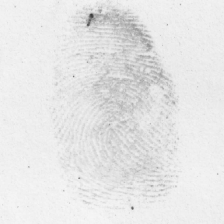
#> input picture data/split/val/FAMILY-45/FATHER/FM045_F2.png, 224 x 224 px; its folder holds only this picture in this run
$ python generate_rectification_eval.py
#> lines starting #> are read from the running program, lines starting #| are printed output that depends on the picture
### generate_rectification_dataset.py
import os
import cv2
import numpy as np
import pandas as pd
from scipy.ndimage import gaussian_filter
from scipy.interpolate import griddata


# ============================================================
# CONFIGURATION
# ============================================================

INPUT_DIR = "data/split/train"
OUTPUT_DIR = "data/rectification_train"

MASTER_SEED = 42

IMAGE_SIZE = 224


# ============================================================
# DISTORTION FUNCTIONS
# ============================================================

def distort_elastic(img, rng):
    h, w = img.shape

    alpha = rng.uniform(8, 16)
    sigma = rng.uniform(5, 8)
    grid_step = 32

    gh = h // grid_step + 2
    gw = w // grid_step + 2

    dx_small = rng.uniform(-alpha, alpha, (gh, gw))
    dy_small = rng.uniform(-alpha, alpha, (gh, gw))

    dx = cv2.resize(
        dx_small.astype(np.float32),
        (w, h),
        interpolation=cv2.INTER_CUBIC
    )

    dy = cv2.resize(
        dy_small.astype(np.float32),
        (w, h),
        interpolation=cv2.INTER_CUBIC
    )

    dx = gaussian_filter(dx, sigma=sigma)
    dy = gaussian_filter(dy, sigma=sigma)

    gx, gy = np.meshgrid(
        np.arange(w, dtype=np.float32),
        np.arange(h, dtype=np.float32)
    )

    map_x = gx + dx
    map_y = gy + dy

    distorted = cv2.remap(
        img,
        map_x,
        map_y,
        interpolation=cv2.INTER_LINEAR,
        borderMode=cv2.BORDER_REFLECT_101
    )

    return distorted, dx, dy, {
        "alpha": alpha,
        "sigma": sigma,
        "grid_step": grid_step
    }


def distort_local(img, rng):
    h, w = img.shape

    n_ctrl = 5
    max_disp = rng.uniform(5, 10)
    smooth = rng.uniform(8, 12)

    dx_small = rng.uniform(
        -max_disp,
        max_disp,
        (n_ctrl, n_ctrl)
    )

    dy_small = rng.uniform(
        -max_disp,
        max_disp,
        (n_ctrl, n_ctrl)
    )

    dx = cv2.resize(
        dx_small.astype(np.float32),
        (w, h),
        interpolation=cv2.INTER_LINEAR
    )

    dy = cv2.resize(
        dy_small.astype(np.float32),
        (w, h),
        interpolation=cv2.INTER_LINEAR
    )

    dx = gaussian_filter(dx, sigma=smooth)
    dy = gaussian_filter(dy, sigma=smooth)

    gx, gy = np.meshgrid(
        np.arange(w, dtype=np.float32),
        np.arange(h, dtype=np.float32)
    )

    map_x = gx + dx
    map_y = gy + dy

    distorted = cv2.remap(
        img,
        map_x,
        map_y,
        interpolation=cv2.INTER_LINEAR,
        borderMode=cv2.BORDER_REFLECT_101
    )

    return distorted, dx, dy, {
        "n_ctrl": n_ctrl,
        "max_disp": max_disp,
        "smooth": smooth
    }


def distort_bending(img, rng):
    h, w = img.shape

    max_disp_param = rng.uniform(12, 26)
    strength = rng.uniform(0.40, 1.00)

    direction = rng.integers(0, 2)

    x = np.linspace(0, 1, w, dtype=np.float32)
    y = np.linspace(0, 1, h, dtype=np.float32)

    nx, ny = np.meshgrid(x, y)

    rx = nx - 0.5
    ry = ny - 0.5

    r2 = rx ** 2 + ry ** 2

    if direction == 0:
        dx = (
            max_disp_param * strength * rx * r2
            + max_disp_param * 0.4 * np.sin(np.pi * ny)
        )

        dy = (
            max_disp_param * strength * ry * r2 * 0.4
            + max_disp_param * 0.2
            * np.sin(2 * np.pi * nx)
            * np.sin(np.pi * ny)
        )

    else:
        dx = (
            max_disp_param * strength * rx * r2 * 0.4
            + max_disp_param * 0.2
            * np.sin(2 * np.pi * ny)
            * np.sin(np.pi * nx)
        )

        dy = (
            max_disp_param * strength * ry * r2
            + max_disp_param * 0.4 * np.sin(np.pi * nx)
        )

    gx, gy = np.meshgrid(
        np.arange(w, dtype=np.float32),
        np.arange(h, dtype=np.float32)
    )

    map_x = gx + dx
    map_y = gy + dy

    distorted = cv2.remap(
        img,
        map_x,
        map_y,
        interpolation=cv2.INTER_LINEAR,
        borderMode=cv2.BORDER_REFLECT_101
    )

    return distorted, dx, dy, {
        "max_disp_param": max_disp_param,
        "strength": strength,
        "direction": int(direction)
    }


# ============================================================
# CONVERT SAMPLING FIELD TO DDRNET RECTIFICATION FIELD
# ============================================================

def sampling_to_ddrnet_field(dx, dy):
    """
    Convert the cv2.remap sampling field into the
    DDRNet-compatible dual rectification field.

    Uses the inverse mapping:

        (x, y) -> (x + dx, y + dy)

    and estimates the inverse displacement at each
    output pixel.

    This implementation avoids scipy.griddata(), which is
    extremely slow when repeated thousands of times.
    """

    h, w = dx.shape

    x, y = np.meshgrid(
        np.arange(w, dtype=np.float32),
        np.arange(h, dtype=np.float32)
    )

    # Coordinates where each clean pixel was moved.
    warped_x = x + dx
    warped_y = y + dy

    # DDRNet dual displacement is approximately the inverse
    # displacement evaluated at the warped coordinates.
    #
    # Since the displacement fields are smooth, bilinear
    # interpolation is sufficient and much faster than
    # scipy.griddata().

    map_x = warped_x.astype(np.float32)
    map_y = warped_y.astype(np.float32)

    dx_rect = cv2.remap(
        dx.astype(np.float32),
        map_x,
        map_y,
        interpolation=cv2.INTER_LINEAR,
        borderMode=cv2.BORDER_CONSTANT,
        borderValue=0
    )

    dy_rect = cv2.remap(
        dy.astype(np.float32),
        map_x,
        map_y,
        interpolation=cv2.INTER_LINEAR,
        borderMode=cv2.BORDER_CONSTANT,
        borderValue=0
    )

    dx_rect = np.nan_to_num(
        dx_rect,
        nan=0.0,
        posinf=0.0,
        neginf=0.0
    )

    dy_rect = np.nan_to_num(
        dy_rect,
        nan=0.0,
        posinf=0.0,
        neginf=0.0
    )

    return (
        dx_rect.astype(np.float32),
        dy_rect.astype(np.float32)
    )


# ============================================================
# MAIN DATASET GENERATION
# ============================================================

# [199 lines left out: function main, not called in this run]


# [2 lines that do not run on import are left out]

### generate_rectification_eval.py
import os
import cv2
import numpy as np
import pandas as pd

from generate_rectification_dataset import (
    distort_elastic,
    distort_local,
    distort_bending,
    sampling_to_ddrnet_field,
)

IMAGE_SIZE = 224

DATASETS = [
    ("val", "data/split/val", "data/rectification_val", 7777),
    ("test", "data/split/test", "data/rectification_test", 9999),
]


def process_dataset(split_name, input_dir, output_dir, master_seed):
#> called with split_name = 'val', input_dir = 'data/split/val', output_dir = 'data/rectification_val', master_seed = 7777
    clean_dir = os.path.join(output_dir, "clean")
    distorted_dir = os.path.join(output_dir, "distorted")
    field_dir = os.path.join(output_dir, "fields")

    os.makedirs(clean_dir, exist_ok=True)
    os.makedirs(distorted_dir, exist_ok=True)
    os.makedirs(field_dir, exist_ok=True)

    records = []
    image_paths = []

    for root, _, files in os.walk(input_dir):
        for file in files:
            if file.lower().endswith(".png"):
                image_paths.append(os.path.join(root, file))

    image_paths.sort()

    counts = {
        "clean": 0,
        "elastic": 0,
        "local": 0,
        "bending": 0,
    }

    for idx, input_path in enumerate(image_paths):
        rel_path = os.path.relpath(input_path, input_dir)
        sample_name = os.path.splitext(rel_path.replace("\\", "__").replace("/", "__"))[0]

        img = cv2.imread(input_path, cv2.IMREAD_GRAYSCALE)
#> img is the input picture: shape (224, 224); min 60, max 246, mean 230.1

        if img is None:
            raise RuntimeError(f"Failed to read: {input_path}")

        if img.shape != (IMAGE_SIZE, IMAGE_SIZE):
            img = cv2.resize(
                img,
                (IMAGE_SIZE, IMAGE_SIZE),
                interpolation=cv2.INTER_AREA,
            )

        # Save clean target
        clean_path = os.path.join(clean_dir, f"{sample_name}.png")
        cv2.imwrite(clean_path, img)
        counts["clean"] += 1

        distortions = [
            ("elastic", distort_elastic, 0),
            ("local", distort_local, 1),
            ("bending", distort_bending, 2),
        ]

        for distortion_name, distortion_fn, type_offset in distortions:
            seed = master_seed * 100000 + idx * 10 + type_offset
            rng = np.random.default_rng(seed)

            distorted_img, dx, dy, params = distortion_fn(img, rng)
            dx_rect, dy_rect = sampling_to_ddrnet_field(dx, dy)

            distorted_filename = (
                f"{sample_name}__{distortion_name}.png"
            )
            field_filename = (
                f"{sample_name}__{distortion_name}.npz"
            )

            distorted_path = os.path.join(
                distorted_dir,
                distorted_filename,
            )

            field_path = os.path.join(
                field_dir,
                field_filename,
            )

            cv2.imwrite(distorted_path, distorted_img)

            np.savez_compressed(
                field_path,
                dx=dx_rect.astype(np.float32),
                dy=dy_rect.astype(np.float32),
            )

            magnitude = np.sqrt(dx_rect ** 2 + dy_rect ** 2)

            records.append({
                "split": split_name,
                "sample_name": sample_name,
                "distortion_type": distortion_name,
                "seed": seed,
                "mean_displacement": float(np.mean(magnitude)),
                "max_displacement": float(np.max(magnitude)),
                **params,
            })

            counts[distortion_name] += 1
#> this loop made 3 passes
#> params on passes 1 to 3: {'alpha': 8.96, 'sigma': 7.89, 'grid_step': 32}, {'n_ctrl': 5, 'max_disp': 7.86, 'smooth': 11.57}, {'max_disp_param': 19.07, 'strength': 0.688, 'direction': 0}
#> pass 1, in process_dataset, `distorted_img, dx, dy, params = distortion_fn(img, rng)`:
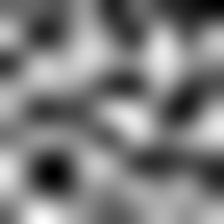
#> dx: shape (224, 224) float32; min -8.55, max 9.01, mean 0.0895; drawn with min black and max white
#> pass 1, in process_dataset, `distorted_img, dx, dy, params = distortion_fn(img, rng)`:
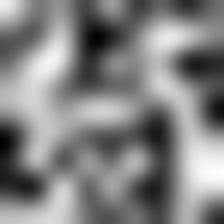
#> dy: shape (224, 224) float32; min -8.75, max 8.76, mean 0.241; drawn with min black and max white
#> pass 1, in sampling_to_ddrnet_field, `warped_x = x + dx`:
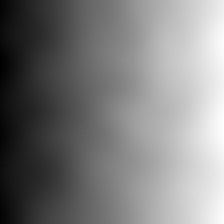
#> warped_x: shape (224, 224) float32; min -5.03, max 230.5, mean 111.6; drawn with min black and max white
#> after the loop:
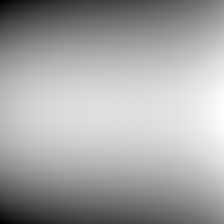
#> dx: shape (224, 224) float32; min -3.28, max 9.27, mean 4.83; drawn with min black and max white
#> after the loop:
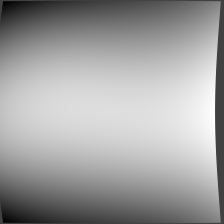
#> dx_rect: shape (224, 224) float32; min -3.17, max 9.26, mean 4.66; drawn with min black and max white
#> after the loop:
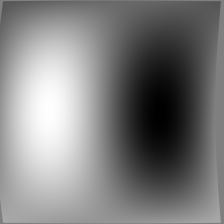
#> dy_rect: shape (224, 224) float32; min -3.81, max 3.81, mean -0.0064; drawn with min black and max white
#> after the loop:
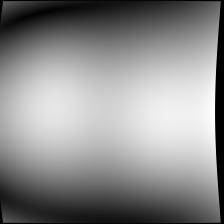
#> magnitude: shape (224, 224) float32; min 0, max 9.26, mean 5.08; drawn with min black and max white
#> after the loop, counts = {'clean': 1, 'elastic': 1, 'local': 1, 'bending': 1}; records = 3 items

    metadata_path = os.path.join(output_dir, "metadata.csv")
    pd.DataFrame(records).to_csv(metadata_path, index=False)

    print(f"\n{split_name.upper()} RECTIFICATION DATASET")
    print("=" * 50)
    print(f"Source images : {len(image_paths)}")
    print(f"Clean         : {counts['clean']}")
    print(f"Elastic       : {counts['elastic']}")
    print(f"Local         : {counts['local']}")
    print(f"Bending       : {counts['bending']}")
    print(f"Total distorted: {counts['elastic'] + counts['local'] + counts['bending']}")
    print(f"Output        : {output_dir}")

    expected_clean = len(image_paths)
    expected_distorted = len(image_paths) * 3

    assert counts["clean"] == expected_clean
    assert counts["elastic"] == len(image_paths)
    assert counts["local"] == len(image_paths)
    assert counts["bending"] == len(image_paths)

    print("STATUS: PASS")


if __name__ == "__main__":
    for split_name, input_dir, output_dir, seed in DATASETS:
        process_dataset(
            split_name,
            input_dir,
            output_dir,
            seed,
        )

    print("\nALL RECTIFICATION EVAL DATASETS GENERATED SUCCESSFULLY.")
